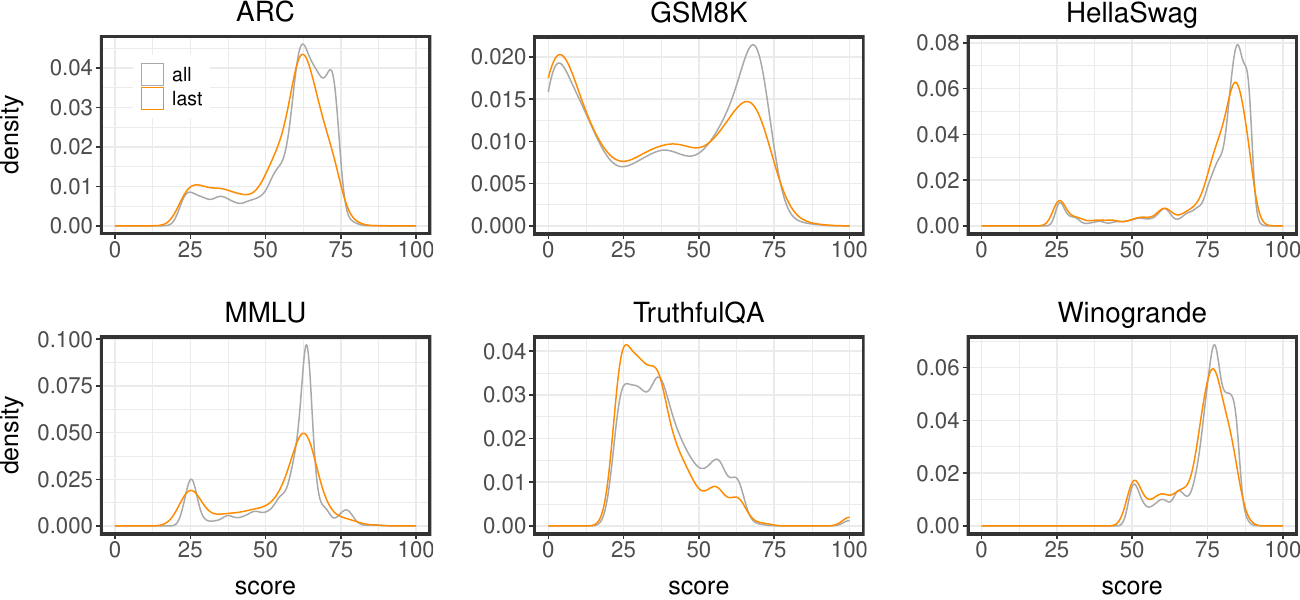

This chart was generated by the following R code:
# =============================================================================
box::use(.. / analysis / utils[mkdir, gprint, gpath, mytheme, cbPalette])
here::i_am("figures/f.scores.R")


this.theme <- function(){
   box::use(ggplot2[...])
   theme(legend.position = "none", plot.margin = margin(1.5, 1.5, 0, 0), "cm")
}

# =============================================================================
p.arc <- readRDS(gpath("plots/arc-score-dist.rds")) + 
   ggplot2::labs(title = "ARC", x="") +
  ggplot2::theme(plot.margin = ggplot2::margin(1.0, 1.0, 0.1, 0.1), "cm")
p.gsm8k <- readRDS(gpath("plots/gsm8k-score-dist.rds")) +
   ggplot2::labs(title = "GSM8K", x="", y="") + this.theme()
p.hellaswag <- readRDS(gpath("plots/hellaswag-score-dist.rds")) + 
   ggplot2::labs(title = "HellaSwag", x="", y="") + this.theme()
p.mmlu <- readRDS(gpath("plots/mmlu-score-dist.rds")) +
   ggplot2::labs(title = "MMLU") + this.theme()
p.truthfulqa <- readRDS(gpath("plots/truthfulqa-score-dist.rds")) +
   ggplot2::labs(title = "TruthfulQA", y="") + this.theme()
p.winogrande <- readRDS(gpath("plots/winogrande-score-dist.rds")) +
   ggplot2::labs(title = "Winogrande", y="") + this.theme()

p <- cowplot::plot_grid(p.arc, p.gsm8k, p.hellaswag, p.mmlu, p.truthfulqa, p.winogrande, ncol = 3, align = "v")

outpath <- gpath("figures/f.scores.pdf")
ggplot2::ggsave(outpath, p, width = 13, height = 6)
gprint("Saved plot to {outpath}.")
